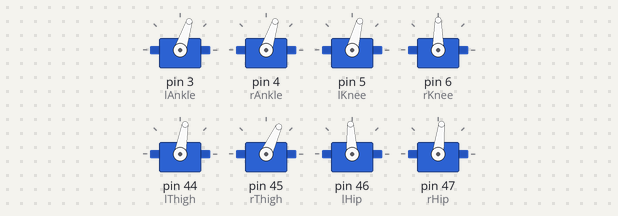
Recording of a sketch running on a simulated Arduino Mega 2560, built with avr-gcc and run on an emulated ATmega2560. Parts: 8 × servo.

Above: at 10.05 s.
At 11.1 s:
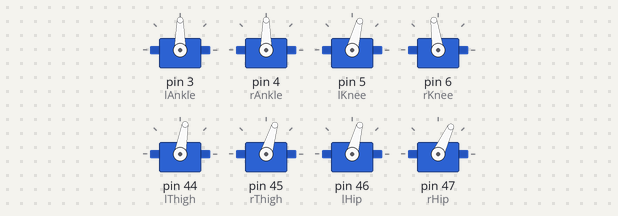
At 12.15 s:
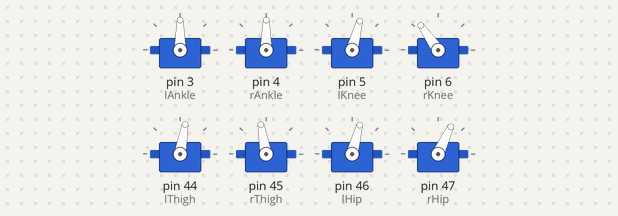
At 14.25 s:
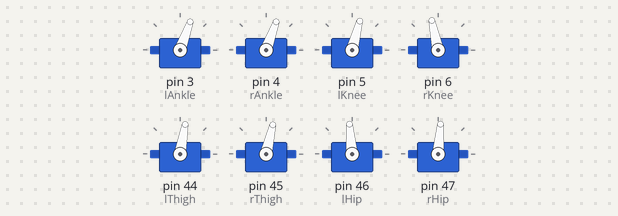
At 16.6 s:
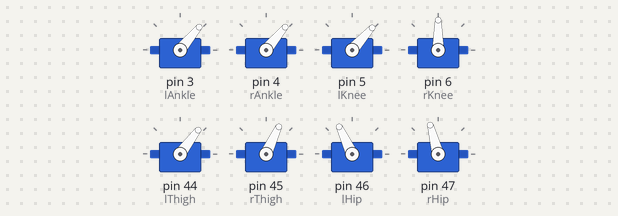
At 19.0 s:
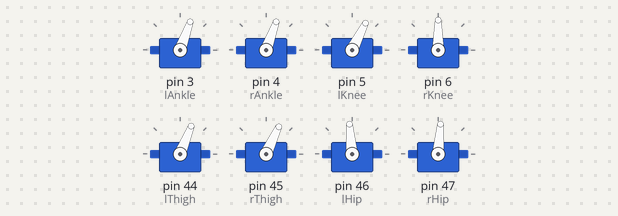
Timing chart, 0 to 22.5 s (numbered marks = the images above):
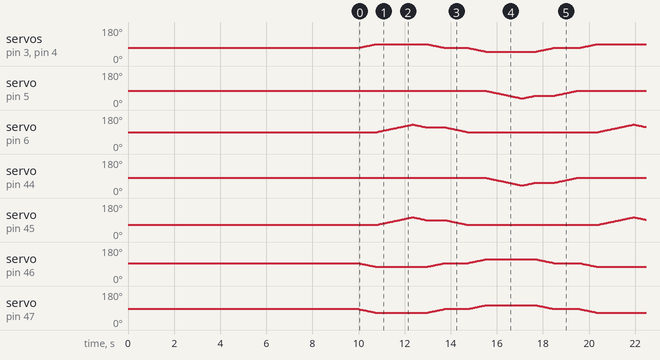

The sketch:

BipedRobotAlgorithm.ino
```cpp
#include <Servo.h>

Servo lAnkle;  // Declare the eight servos variables
Servo rAnkle;
Servo lKnee;
Servo rKnee;
Servo lThigh;
Servo rThigh;
Servo lHip;
Servo rHip;

int POS_LA=70, POS_RA=70, POS_LK=75, POS_RK=90, POS_LT=80, POS_RT=65, POS_LH=95, POS_RH=85; // the default positions of the servos
int pos_la,pos_ra, pos_lk, pos_rk, pos_lt, pos_rt, pos_lh, pos_rh; // position holders for the servos
bool en = true;

void setup() // The initialization function of the program
{
	Serial.begin(9600);  // Initialize the serial speed rate

	lAnkle.attach(3);   // Assign the different pins to each servo
	rAnkle.attach(4);
	lKnee.attach(5);
	rKnee.attach(6);
	lThigh.attach(44);
	rThigh.attach(45);
	lHip.attach(46);
	rHip.attach(47);

	Reset();          // reset the robot to it's balanced postition
	delay(10000);     // Appropriate time to turn on the power supply
}

void loop(){              // The looped part of the program
	leanLeft(20);         // The different fuction of the walking algorithm
	RightFootUp(40);
	RightFootDown(15);    // Those functions make two steps
	leanRight(20);
        RightFootDown(25);
	leanRight(20);
	LeftFootUp(40);
	LeftFootDown(15);
	leanLeft(20);
        LeftFootDown(25);
	Reset();           // the robot has always go back to its default balanced position
        delay(100);

//        leanLeft(18);
//        leanRight(18);
//        Reset();
//        leanRight(18);
//        leanLeft(18);
//        Reset();
//        Crouch(45);
//        StandUp(45);
//        Reset();
}

/* 	//normalDance();

   //lean to the right
     leanRightWalk();
     delay(1000);

   // raise right foot
     leftFootUp();
     delay(1000);

   //gain balance to the left
     leanBackLeftWalk();
     delay(1000);

   //balance right leg
     rightFootMove();
     delay(1000);

         //lean to the left for the second step
//           leanLeftWalk();
//           delay(1000);
//         //raise the right foot
//           rightFootUp();
           //delay(1000000);
//         //gain balance to the right
//           leanBackRightWalk();
           //delay(1000000); */

/* void normalDance(){        // normal dance  Algorithms
  //lean to the left
     leanLeft();
     delay(1000);
  // lean to the right to the middle
      leanRightM();
      delay(1000);
  //crouch forward
     crouchForward();
     delay(1000);
  //stand back from a crouch
    standBackCrouch();
    delay(1000);
  //lean to the right
      leanRight();
      delay(1000);
  //lean to the left to the middle
      leanLeftM();
      delay(1000);
  //crouch forward
     crouchForward();
     delay(1000);
  //stand back from a crouch
    standBackCrouch();
    delay(1000);
}

void leanLeft(){
	for(int j=0; j<=20; j++){
		LAnkleOut(j);
		RAnkleIn(j);
		LHipIn(j);
		RHipOut(j);
		delay(100);
    }
}

void leanRightM(){
	for(int j=0; j<=20; j++){
		RAnkleOut(j);
		LAnkleIn(j);
		RHipIn(j);
		LHipOut(j);
		delay(100);
	}
}

void crouchForward(){
	for(int j=0; j<=15; j++){
		LKneeBackward(2*j);
		RKneeBackward(2*j);
		LThighForward(j);
		RThighForward(j);
		delay(100);
    }
}

void standBackCrouch(){
	for(int j=0; j<=15; j++){
		LKneeForward(2*j);
		RKneeForward(2*j);
		LThighBackward(j);
		RTighBackward(j);
		delay(100);
    }
}

void leanRight(){
	for(int j=0; j<=20; j--){
		RAnkleOut(j);
		LAnkleIn(j);
		RHipIn(j);
		LHipOut(j);
		delay(100);
    }
}

void leanLeftM(){
	for(int j=0; j<=20; j++){
		LAnkleOut(j);
		RAnkleIn(j);
		LHipIn(j);
		RHipOut(j);
		delay(100);
    }
}

void leanRightWalk(){
	for(int j=0; j<=15; j++){
		RAnkleOut(j);
		LAnkleIn(j);
		RHipIn(j);
		LHipOut(j);
		delay(100);
    }
}

void leftFootUp(){
	for(int j=0; j<=25; j++){
		LThighForward(2*j);
		LKneeBackward(j);
		delay(100);
    }
}

void rightFootMove(){
	for(int j=0; j<=10; j++){
		LThighBackward(4*j);
		RKneeForward(j);
		RTighBackward(j);
		delay(100);
    }
}

void leanBackLeftWalk(){
	for(int j=6; j<=15; j){
		RAnkleIn(j);
		LAnkleOut(j);
		RHipOut(j);
		LHipIn(j);
		delay(100);
    }
}

void leanLeftWalk(){
	for(int j=1; j<=4; j++){
		RAnkleIn(j);
		LAnkleOut(j);
		RHipOut(j);
		LHipIn(j);
		delay(200);
    }
}

void rightFootUp(){
  for(int j=0; j<=25; j++){
	  RThighForward(j);
	  RKneeBackward(j);
	  delay(100);
    }
}

void leanBackRightWalk(){
	for(int j=0; j>=10; j++){
		RAnkleOut(j);
		LAnkleIn(j);
		RHipIn(j);
		LHipOut(j);
		delay(100);
    }
} */

void Reset()            // the reset function
{
	pos_la=POS_LA;   // assign the default positions to the position holders
	pos_ra=POS_RA;
	pos_lk=POS_LK;
	pos_rk=POS_RK;
	pos_lt=POS_LT;
	pos_rt=POS_RT;
	pos_lh=POS_LH;
	pos_rh=POS_RH;
	WriteAngles();   // send the appropriate angles to the servos
}

void WriteAngles()        // this function sends the appropriate angles to the servos
{
	lHip.write(pos_lh);  // each specific position is given to the specified servo
	rHip.write(pos_rh);
	lThigh.write(pos_lt);
	rThigh.write(pos_rt);
	lKnee.write(pos_lk);
	rKnee.write(pos_rk);
	lAnkle.write(pos_la);
	rAnkle.write(pos_ra);
}

void LAnkleIn()           // move the left ankle inward
{
	pos_la= pos_la-1;
	WriteAngles();
}

void LAnkleOut()          // move the left ankle outward
{
	pos_la= pos_la+1;
	WriteAngles();
}

void RAnkleIn()            // move the right ankle inward
{
	pos_ra= pos_ra+1;
	WriteAngles();
}

void RAnkleOut()            // move the right ankle outward
{
	pos_ra= pos_ra-1;
	WriteAngles();
}

void LHipIn()              // move the left hip inward
{
	pos_lh= pos_lh-1;
	WriteAngles();
}

void LHipOut()            // move the left hip outward
{
	pos_lh= pos_lh+1;
	WriteAngles();
}

void RHipIn()              // move the right hip inward
{
	pos_rh= pos_rh+1;
	WriteAngles();
}

void RHipOut()              // move the right hip outward
{
	pos_rh= pos_rh-1;
	WriteAngles();
}

void LKneeForward()          // move the left knee forward
{
	pos_lk= pos_lk+1;
	WriteAngles();
}

void LKneeBackward()          // move the left knee backward
{
	pos_lk= pos_lk-1;
	WriteAngles();
}

void RKneeForward()          // move the right knee forward
{
	pos_rk= pos_rk-1;
	WriteAngles();
}

void RKneeBackward()         // move the right knee backward
{
	pos_rk= pos_rk+1;
	WriteAngles();
}

void LThighForward()           // move the left thigh forward
{
	pos_lt= pos_lt-1;
	WriteAngles();
}

void LThighBackward()            // move the left thigh backward
{
	pos_lt= pos_lt+1;
	WriteAngles();
}

void RThighForward(){              // move the right thigh forward
	pos_rt= pos_rt+1;
	WriteAngles();
}

void RThighBackward(){              // move the right thigh backward
	pos_rt= pos_rt-1;
	WriteAngles();
}

void leanRight(int angle)           // this function makes the robot lean to the right
{
	for(int i=0; i<angle; i++)
	{
		RAnkleOut();
		LAnkleIn();
		RHipIn();
		LHipOut();
		delay(38);
	}
}

void leanLeft(int angle)              // this function makes the robot lean to the left
{
	for(int i=0; i<angle; i++)
	{
		LAnkleOut();
		RAnkleIn();
		LHipIn();
		RHipOut();
		delay(38);
	}
}

void RightFootUp(int angle)            // this function makes the robot raise its right foot up
{
	for(int i=0; i<angle; i++)
	{
		RThighForward();
		RKneeBackward();
		delay(38);
	}
}

void RightFootDown(int angle)            // this function makes the robot lay its right foot down
{
	for(int i=0; i<angle; i++)
	{
		RThighBackward();
		RKneeForward();
		delay(38);
	}
}

void LeftFootUp(int angle)                // this function makes the robot raise its left foot up
{
	for(int i=0; i<angle; i++)
	{
		LThighForward();
		LKneeBackward();
		delay(38);
	}
}

void LeftFootDown(int angle)                // this function makes the robot lay its left foot down
{
	for(int i=0; i<angle; i++)
	{
		LThighBackward();
		LKneeForward();
		delay(38);
	}
}

void RightFootForward(int angle)            // this function makes the robot move its right foot forward
{
	for(int i=0; i<angle; i++)
	{
		RThighForward();
                RThighForward();
		RKneeBackward();
		delay(38);
	}
}

void LeftFootForward(int angle)            // this function makes the robot move its left foot forward
{
	for(int i=0; i<angle; i++)
	{
		LThighForward();
                LThighForward();
		LKneeBackward();
		delay(38);
	}
}

void StretchLeftLeg(int angle)               // this function makes the robot gain its balance with the left leg
{
  for(int i=0; i<angle; i++)
  {
      LKneeBackward();
      LKneeForward();
  }
}

void StretchRightLeg(int angle)              // this function makes the robot gain its balance with the right leg
{
   for(int i=0; i< angle; i++)
   {
       RThighBackward();
       RKneeForward();
   }
}

void StandUp(int angle)
{
    for(int i=0; i<angle; i++)
	{
		LThighBackward();
                RThighBackward();
		LKneeForward();
                RKneeForward();
		delay(20);
	}
}

void Crouch(int angle)
{
        for(int i=0; i<angle; i++)
	{
		LThighForward();
                RThighForward();
		LKneeBackward();
                RKneeBackward();
		delay(20);
	}
}
```
